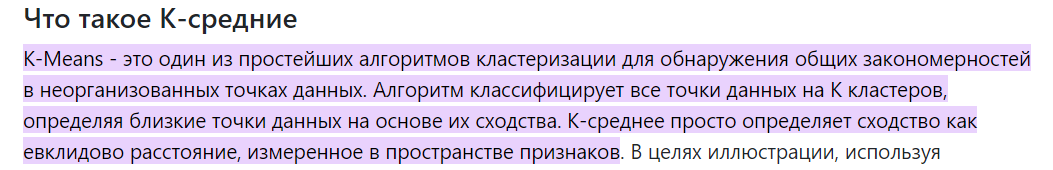
#> input picture task1/img_1.png, 1053 x 170 px, found by its file name
$ python task3.py
#> lines starting #> are read from the running program, lines starting #| are printed output that depends on the picture
from sklearn.cluster import KMeans
from PIL import Image
import numpy as np

# Загрузка изображения
image_path = 'img_1.png'  # Замените на путь к вашему изображению
image = Image.open(image_path)
#> image is the input picture: PIL image 1053x170 RGBA; mean R, G, B, A 225, 214.5, 234.4, 255
image_np = np.array(image)

# Преобразование изображения в двумерный массив пикселей
pixels = image_np.reshape(-1, 3)

# Кластеризация пикселей
kmeans = KMeans(n_clusters=5)
kmeans.fit(pixels)

# Получение центров кластеров
centroids = kmeans.cluster_centers_

# Создание нового изображения из центров кластеров
clustered_image = np.array([centroids[label] for label in kmeans.labels_], dtype=np.uint8)
clustered_image = clustered_image.reshape(image_np.shape)
clustered_image = Image.fromarray(clustered_image)
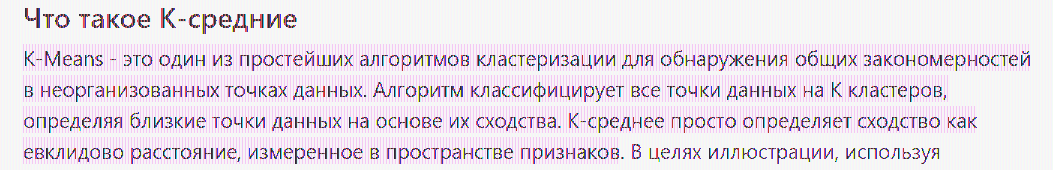
#> clustered_image: PIL image 1053x170 RGBA; mean R, G, B, A 230.8, 220.4, 230.5, 244.7; transparent parts drawn white

# Сохранение изображения
clustered_image.save(f'clustered_image.png')

# Создание и сохранение палитры
palette_image = Image.new('RGB', (centroids.shape[0], 50), color='white')
palette_pixels = palette_image.load()
for i, color in enumerate(centroids.astype(int)):
    for j in range(50):
        palette_pixels[i, j] = tuple(color)
palette_image.save('palette_image.png')

# Визуализация исходного и кластеризованного изображений

$ run again, with task1/img_3.png copied over task1/img_1.png
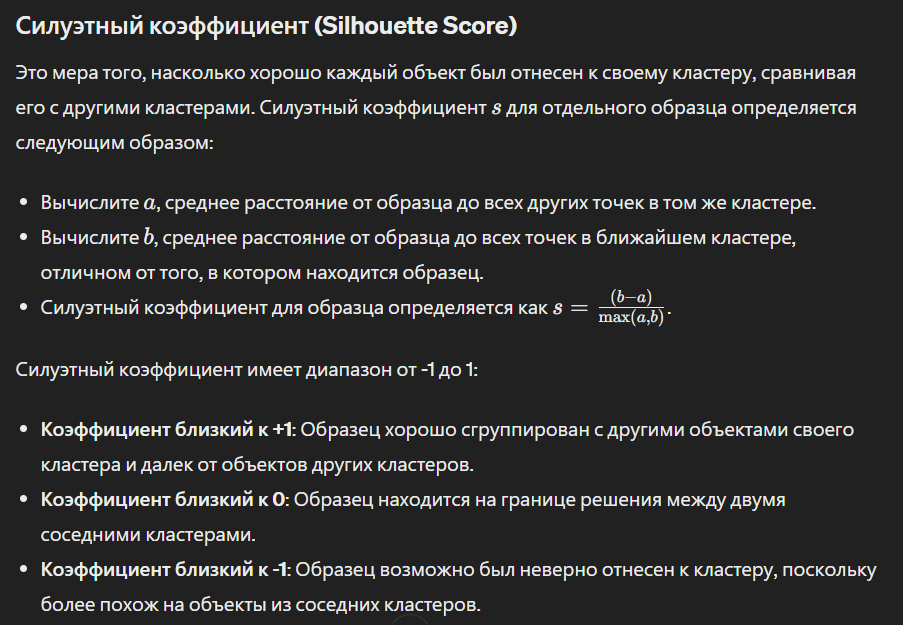
#> input picture task1/img_3.png, 903 x 625 px, found by its file name
#> image is the input picture: PIL image 903x625 RGBA; mean R, G, B, A 48, 47.9, 48, 255
#> `clustered_image = Image.fromarray(clustered_image)`:
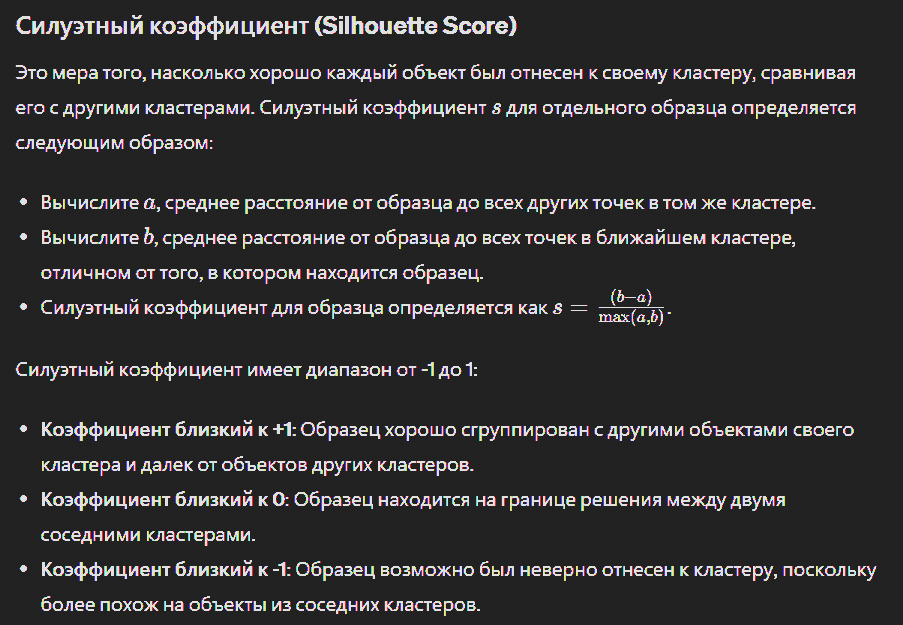
#> clustered_image: PIL image 903x625 RGBA; mean R, G, B, A 49.2, 48, 49.1, 251.3; transparent parts drawn white

$ run again, with task1/img.png copied over task1/img_1.png
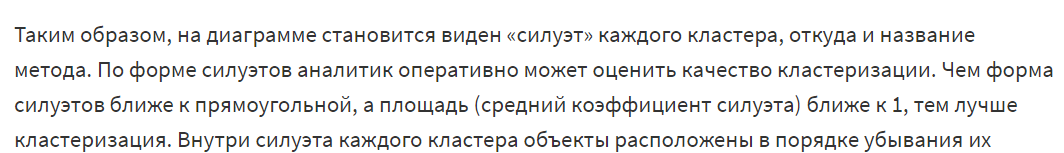
#> input picture task1/img.png, 1064 x 153 px, found by its file name
#> image is the input picture: PIL image 1064x153 RGBA; mean R, G, B, A 235.1, 235.1, 235.1, 255
#> `clustered_image = Image.fromarray(clustered_image)`:
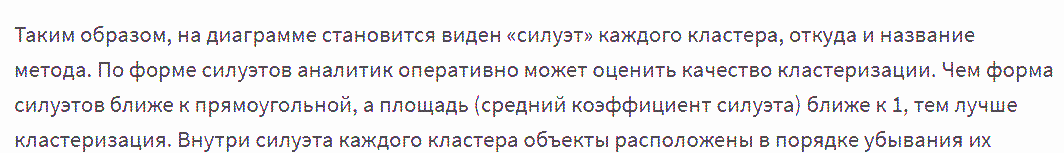
#> clustered_image: PIL image 1064x153 RGBA; mean R, G, B, A 235.8, 234.3, 236, 252.5; transparent parts drawn white
